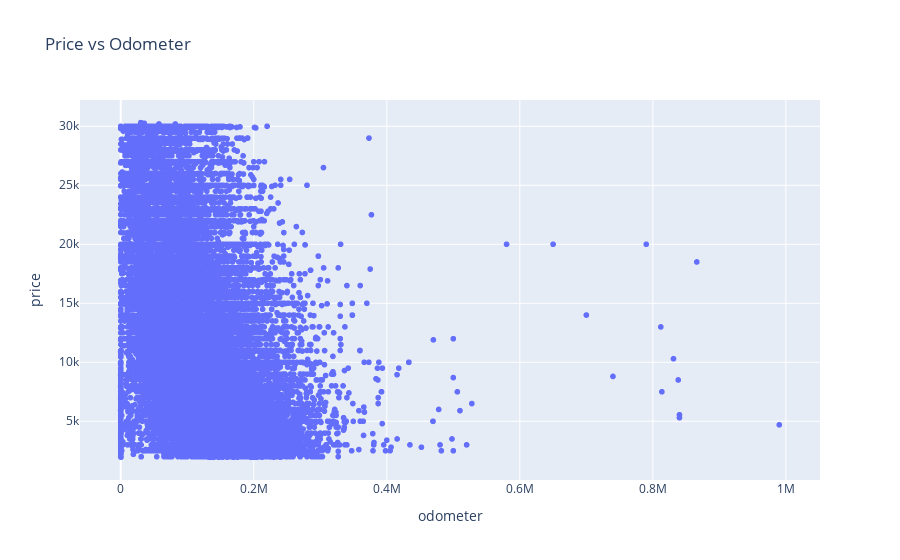

This figure's notebook cell:
### Code cell
# 2. Scatter Plot: Price vs Odometer
fig_scatter = px.scatter(df, x="odometer", y="price", title="Price vs Odometer")
fig_scatter.show()

### Figure 1 — Plotly figure (JSON) as saved in the notebook; plotly's stock layout.template omitted (floating-point values rounded to 4 significant figures; data arrays with more than 128 entries replaced by an {"elided": "..."} marker saying what was removed)
{"data": [{"hovertemplate": "odometer=%{x}<br>price=%{y}<extra></extra>", "legendgroup": "", "marker": {"color": "#636efa", "symbol": "circle"}, "mode": "markers", "name": "", "showlegend": false, "type": "scattergl", "x": {"elided": "44184 float values"}, "xaxis": "x", "y": {"elided": "44184 int values"}, "yaxis": "y"}], "layout": {"legend": {"tracegroupgap": 0}, "title": {"text": "Price vs Odometer"}, "xaxis": {"anchor": "y", "domain": [0, 1], "title": {"text": "odometer"}}, "yaxis": {"anchor": "x", "domain": [0, 1], "title": {"text": "price"}}}}
